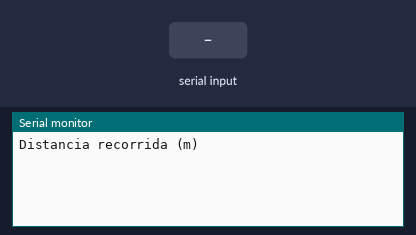
Bench run of a sketch on a simulated Arduino Uno, built with avr-gcc and run on an emulated ATmega328P. Shown: the last lines printed to the serial monitor. Inputs (shaded band) come from the test bench.

Above: at 1.2 s.
1.3 s: "90,45,200\n" received over Serial
At 2.7 s:
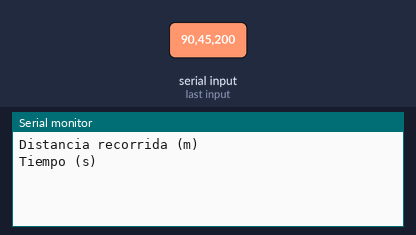
3.0 s: "30,150,10\n" received over Serial
At 4.5 s:
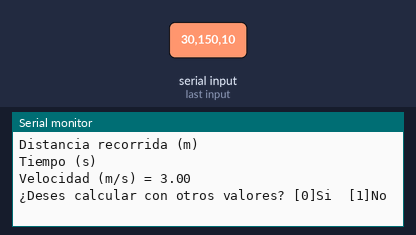

Measured:
- after the input at 1.3 s, the serial monitor: prints a new line after 0.21 s (image 1)
- after the input at 3.0 s, the serial monitor: prints a new line after 0.12 s (image 2)

The sketch:

E_09_Velocidad.ino
```cpp
void setup() {
  // put your setup code here, to run once:
  Serial.begin(9600);
  Serial.setTimeout(10);

}
int estado = 0;
float distancia;
float tiempo;
void loop() {
  // put your main code here, to run repeatedly:
  if (estado == 0){
    Serial.println("Distancia recorrida (m)");
    estado = estado + 1;
  }
  else if (estado == 1){
    if (Serial.available() > 0){
      float v = Serial.readString().toFloat();
      distancia = v;
      estado++;
    }
  }
  else if (estado == 2){
    Serial.println("Tiempo (s)");
    estado = estado + 1;
  }
  else if (estado == 3){
    if (Serial.available() > 0){
      float v = Serial.readString().toFloat();
      tiempo = v;
      estado++;
    }
  }
  else if (estado == 4){
    float v = distancia / tiempo;
    Serial.println("Velocidad (m/s) = " + String(v));
    estado++;
  }
  else if (estado == 5){
    Serial.println("¿Deses calcular con otros valores? [0]Si  [1]No");
    estado++;
  }
  else if (estado == 6){
    if (Serial.available() > 0){
      int v = Serial.readString().toInt();
      if (v == 0){
        estado = 0;
      } else {
        estado++;
      }
    }
  }
  delay(100);
}
```
